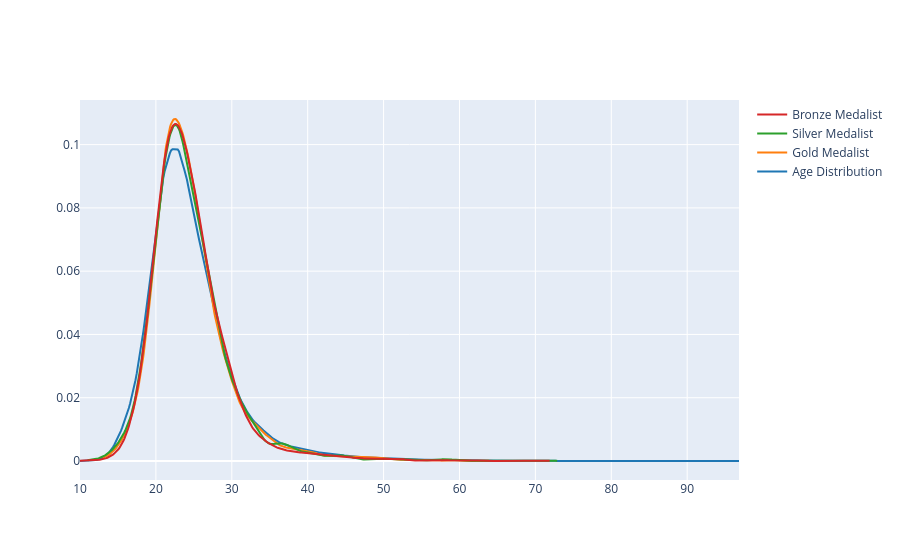

Write notebook code for a chart like this one.
### Code cell
fig = ff.create_distplot([x1, x2, x3, x4], ["Age Distribution", "Gold Medalist", "Silver Medalist", "Bronze Medalist"], show_hist=False, show_rug=False)
fig.show()

### Figure 1 — Plotly figure (JSON) as saved in the notebook; plotly's stock layout.template omitted (floating-point values rounded to 4 significant figures; data arrays with more than 128 entries replaced by an {"elided": "..."} marker saying what was removed)
{"data": [{"legendgroup": "Age Distribution", "marker": {"color": "rgb(31, 119, 180)"}, "mode": "lines", "name": "Age Distribution", "showlegend": true, "type": "scatter", "x": {"elided": "500 float values"}, "xaxis": "x", "y": {"elided": "500 float values"}, "yaxis": "y"}, {"legendgroup": "Gold Medalist", "marker": {"color": "rgb(255, 127, 14)"}, "mode": "lines", "name": "Gold Medalist", "showlegend": true, "type": "scatter", "x": {"elided": "500 float values"}, "xaxis": "x", "y": {"elided": "500 float values"}, "yaxis": "y"}, {"legendgroup": "Silver Medalist", "marker": {"color": "rgb(44, 160, 44)"}, "mode": "lines", "name": "Silver Medalist", "showlegend": true, "type": "scatter", "x": {"elided": "500 float values"}, "xaxis": "x", "y": {"elided": "500 float values"}, "yaxis": "y"}, {"legendgroup": "Bronze Medalist", "marker": {"color": "rgb(214, 39, 40)"}, "mode": "lines", "name": "Bronze Medalist", "showlegend": true, "type": "scatter", "x": {"elided": "500 float values"}, "xaxis": "x", "y": {"elided": "500 float values"}, "yaxis": "y"}], "layout": {"barmode": "overlay", "hovermode": "closest", "legend": {"traceorder": "reversed"}, "xaxis": {"anchor": "y2", "domain": [0, 1], "zeroline": false}, "yaxis": {"anchor": "free", "domain": [0, 1], "position": 0}}}
